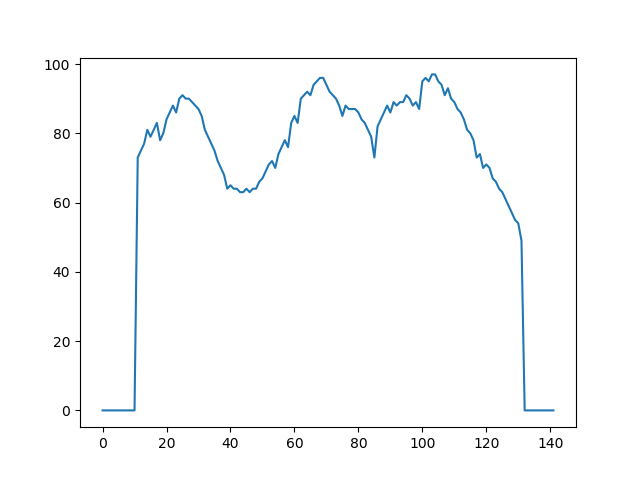
#> input picture matches/TESTme.png, 640 x 480 px
$ python -i run.py   (imports and definitions only)
#> lines starting #> are read from the running program, lines starting #| are printed output that depends on the picture; after the words box and inside, x2 and y2 are one past the last pixel; in counts of white or black regions, pixels touching at a corner belong together
import sys, os, time, argparse
import cv2
import numpy as np
from scipy import ndimage
import matplotlib.pyplot as plt
import collections

# [7 lines left out: function parser, not called in this run]

def switch(a, b):
    return b, a

def generate_rectangle(contours):
    rect = cv2.minAreaRect(contours[0])
    # rotate_angle = rect[2]
    return rect

# [6 lines left out: function draw_rectangle, not called in this run]

def draw_contours(contours, img):
    cv2.drawContours(img, contours, -1, (255,255,255), 1)

def rotate(contours, img):
    rect = generate_rectangle(contours)
    # draw_rectangle(rect, img)
    angle = rect[2]
    img = ndimage.rotate(img, angle)
    height, width, _ = img.shape
    if height > width:
        img = ndimage.rotate(img, 90)

    return img

# [6 lines left out: function print_plot, not called in this run]

def extract_top_bottom(img, direction):
    bottom = []
    top = []

    if direction == 'to_right':   img_width = range(0, img.shape[1]-1, 1)
    elif direction == 'to_left':  img_width = range(img.shape[1]-1, 0, -1)

    for pixel in img_width:
        white_points = np.where(img[:, pixel] == [255,255,255])[0]

        if len(white_points) > 0:
            min_white = min(white_points)
            max_white = max(white_points)

            if abs(min_white-max_white) > 10:
                bottom.append(max_white)
                top.append(min_white)
            else:
                bottom.append(0)
                top.append(0)

        else:
            bottom.append(0)
            top.append(0)

    return bottom, top

def calculate_st_dev(slist):
    slist = list(filter(lambda a: a != 0, slist))
    slist.remove(max(slist))
    slist.remove(min(slist))
    stdev = np.std(slist)
    return stdev

def get_top_coords(img, direction):
    switched = False
    # extract
    bottom, top = extract_top_bottom(img, direction)
    # rotate upside-down if necessary
    stdev_bottom = calculate_st_dev(bottom)
    stdev_top = calculate_st_dev(top)
    if stdev_bottom > stdev_top:
        switched = True
        top, bottom = switch(top, bottom)

    # print_plot(top, 'TEST', 'me')
    # print_plot(bottom, 'TEST', 'me')

    return top, switched

def matching_pair(img):
    # find first contours
    imggray = cv2.cvtColor(img, cv2.COLOR_BGR2GRAY)
    contours, _ = cv2.findContours(imggray, 2, cv2.CHAIN_APPROX_SIMPLE)

    # rotate
    img = rotate(contours, img)

    # update contours and draw
    imggray = cv2.cvtColor(img, cv2.COLOR_BGR2GRAY)
    contours, _ = cv2.findContours(imggray, 2, cv2.CHAIN_APPROX_NONE)
    img = img * 0
    draw_contours(contours, img)

    # save
    # cv2.imwrite('test_image.png',img)
    # cv2.imshow('ImageWindow', img)
    # cv2.waitKey()

    # get coords of upper part of a possible pair-image
    img_pair = img
    top_pair, switched_pair = get_top_coords(img_pair, 'to_left')

    # get coords of upper part of this image
    img_me = cv2.flip(img, -1)
    top_me, switched_me = get_top_coords(img_me, 'to_left')

    # if top-bottom were switched
    if switched_pair:
        top_me, top_pair = switch(top_me, top_pair)

    # print_plot(top_pair, 'TEST','pair')
    # print_plot(top_me, 'TEST', 'me')

    return top_me, top_pair

# [77 lines left out: functions many_subtracts, squeez, match, get_image, main, not called in this run]


# [2 lines not run here, left out]

>>> import cv2
>>> picture = cv2.imread('matches/TESTme.png')
#> picture is the input picture: shape (480, 640, 3); mean B, G, R 251.9, 251.3, 250.5
>>> result = matching_pair(picture)
#> in matching_pair, `contours, _ = cv2.findContours(imggray, 2, cv2.CHAIN_APPROX_SIMPLE)`: contours = 53 contours, 46 with area under 20; largest, box (x1, y1, x2, y2) and area: (0, 0, 640, 480) 306081, (75, 57, 578, 433) 184854, (81, 59, 576, 427) 181298, (539, 437, 546, 449) 27, (475, 437, 482, 449) 27, (411, 437, 418, 449) 27, (45, 59, 52, 71) 27
#> in generate_rectangle, `rect = cv2.minAreaRect(contours[0])`: rect = ((328, 242.5), (367, 494), -90)
#> in rotate, `angle = rect[2]`: angle = -90
#> in rotate, `img = ndimage.rotate(img, angle)`:
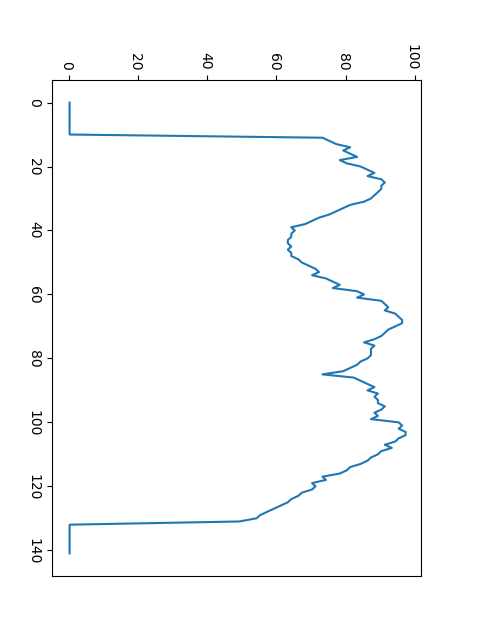
#> img: shape (640, 480, 3); mean of channels 0, 1, 2 251.9, 251.3, 250.5; drawn as B, G, R
#> in matching_pair, `img = img * 0`: img: shape (480, 640, 3); every value is 0
#> in draw_contours, `cv2.drawContours(img, contours, -1, (255,255,255), 1)`:
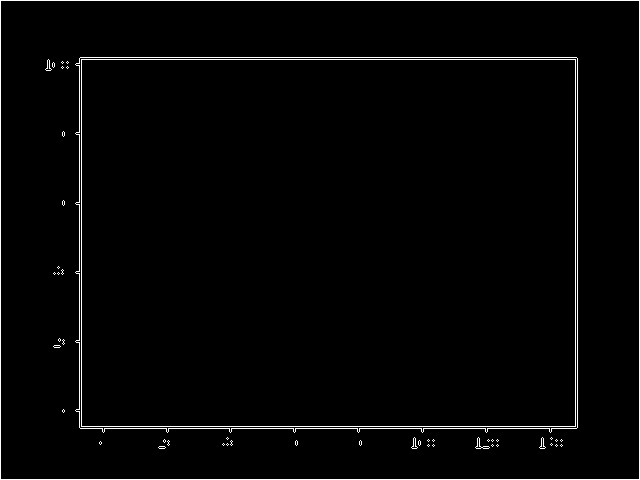
#> img: shape (480, 640, 3); 2% white in thin lines or dots
#> after the loop in extract_top_bottom, `for pixel in img_width:`: bottom = 639 values from 479 to 479; top = 639 values from 0 to 0
#> in get_top_coords, `bottom, top = extract_top_bottom(img, direction)`: bottom = 639 values from 479 to 479; top = 639 values from 0 to 0
#> in calculate_st_dev, `slist = list(filter(lambda a: a != 0, slist))`: slist = 639 values from 479 to 479
#> in calculate_st_dev, `stdev = np.std(slist)`: stdev = 0
#> (the run stopped early here; a loop or call above may not have finished)

$ run again, on matches/0pair.png
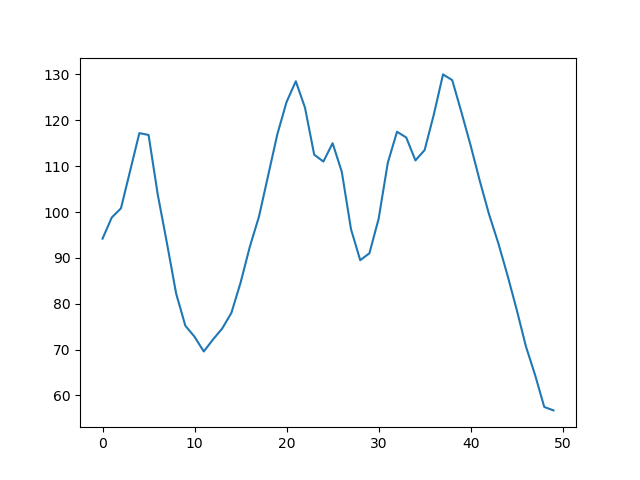
#> input picture matches/0pair.png, 640 x 480 px
#> picture is the input picture: shape (480, 640, 3); mean B, G, R 251.9, 251.3, 250.4
#> contours = 51 contours, 42 with area under 20; largest, box (x1, y1, x2, y2) and area: (0, 0, 640, 480) 306081, (75, 57, 578, 433) 184854, (81, 59, 576, 427) 181298, (187, 437, 194, 449) 27, (45, 207, 52, 219) 27
#> in generate_rectangle, `rect = cv2.minAreaRect(contours[0])`: rect = ((328, 242.5), (367, 494), -90)
#> angle = -90
#> in rotate, `img = ndimage.rotate(img, angle)`:
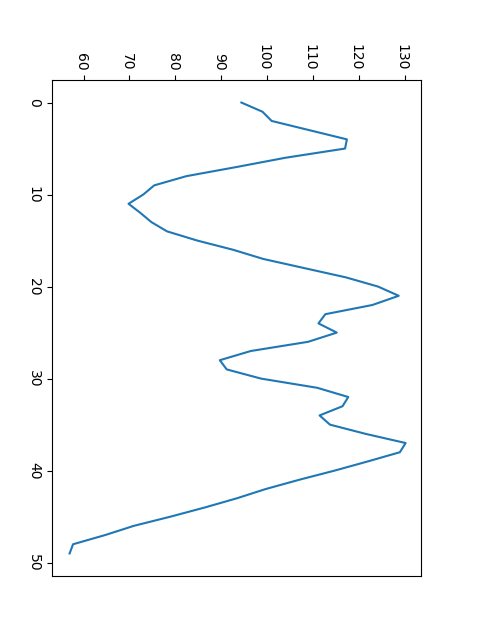
#> img: shape (640, 480, 3); mean of channels 0, 1, 2 251.9, 251.3, 250.4; drawn as B, G, R
#> in draw_contours, `cv2.drawContours(img, contours, -1, (255,255,255), 1)`:
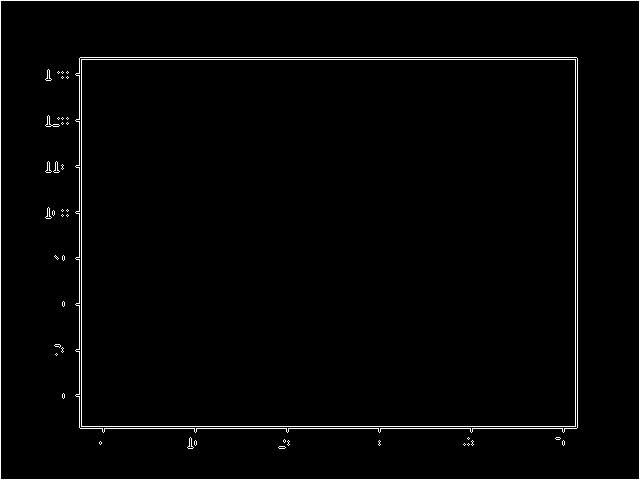
#> img: shape (480, 640, 3); 2% white in thin lines or dots
#> after the loop in extract_top_bottom, `for pixel in img_width:`: bottom = 639 values from 479 to 479; top = 639 values from 0 to 0
#> in get_top_coords, `bottom, top = extract_top_bottom(img, direction)`: bottom = 639 values from 479 to 479; top = 639 values from 0 to 0
#> slist = 639 values from 479 to 479
#> stdev = 0

$ run again, on matches/1me.png
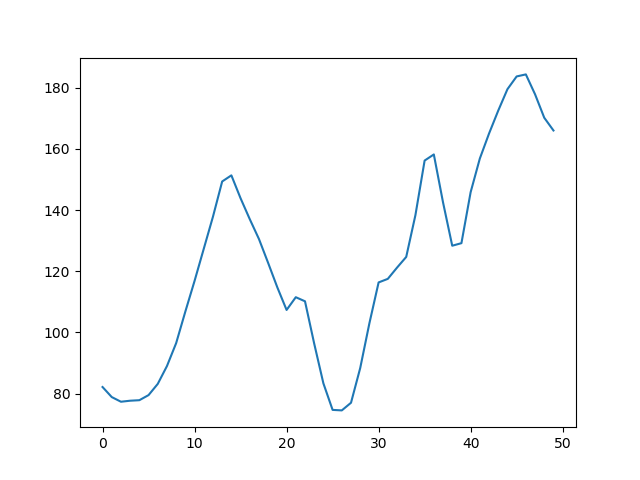
#> input picture matches/1me.png, 640 x 480 px
#> picture is the input picture: shape (480, 640, 3); mean B, G, R 252.1, 251.6, 250.9
#> contours = 49 contours, 40 with area under 20; largest, box (x1, y1, x2, y2) and area: (0, 0, 640, 480) 306081, (75, 57, 578, 433) 184840, (81, 59, 576, 427) 181298, (187, 437, 194, 449) 27, (45, 327, 52, 339) 27
#> in generate_rectangle, `rect = cv2.minAreaRect(contours[0])`: rect = ((328, 242.5), (367, 494), -90)
#> angle = -90
#> in rotate, `img = ndimage.rotate(img, angle)`:
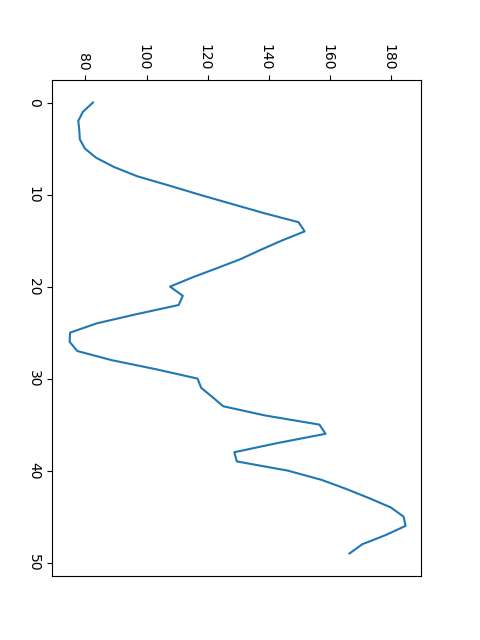
#> img: shape (640, 480, 3); mean of channels 0, 1, 2 252.1, 251.6, 250.9; drawn as B, G, R
#> in draw_contours, `cv2.drawContours(img, contours, -1, (255,255,255), 1)`:
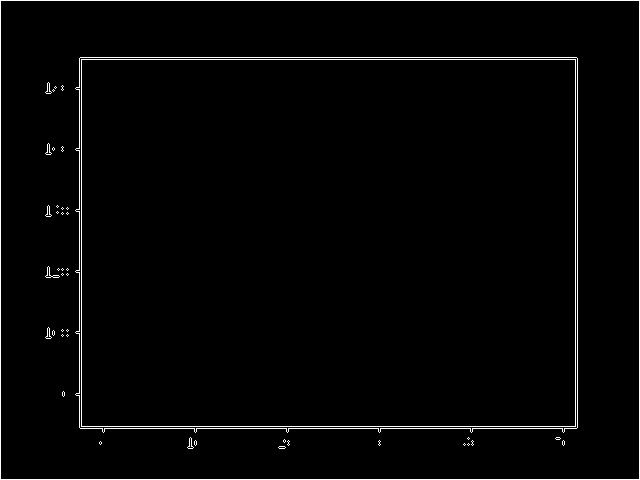
#> img: shape (480, 640, 3); 2% white in thin lines or dots
#> after the loop in extract_top_bottom, `for pixel in img_width:`: bottom = 639 values from 479 to 479; top = 639 values from 0 to 0
#> in get_top_coords, `bottom, top = extract_top_bottom(img, direction)`: bottom = 639 values from 479 to 479; top = 639 values from 0 to 0
#> slist = 639 values from 479 to 479
#> stdev = 0
